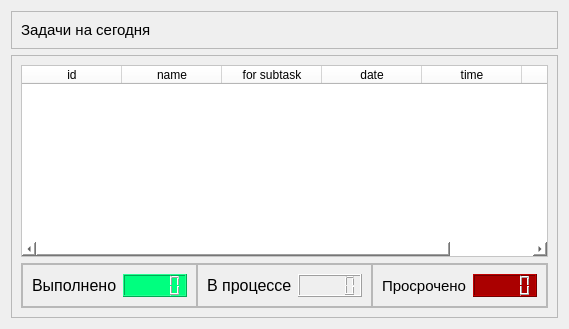
            <widget class="QWidget" name="progress_page">
             <layout class="QVBoxLayout" name="verticalLayout_12">
              <item alignment="Qt::AlignTop">
               <widget class="QFrame" name="frame_22">
                <property name="frameShape">
                 <enum>QFrame::StyledPanel</enum>
                </property>
                <property name="frameShadow">
                 <enum>QFrame::Raised</enum>
                </property>
                <layout class="QHBoxLayout" name="horizontalLayout_19">
                 <item>
                  <widget class="QLabel" name="label_9">
                   <property name="font">
                    <font>
                     <pointsize>11</pointsize>
                    </font>
                   </property>
                   <property name="text">
                    <string>Задачи на сегодня</string>
                   </property>
                   <property name="textFormat">
                    <enum>Qt::PlainText</enum>
                   </property>
                  </widget>
                 </item>
                </layout>
               </widget>
              </item>
              <item>
               <widget class="QFrame" name="frame_23">
                <property name="frameShape">
                 <enum>QFrame::StyledPanel</enum>
                </property>
                <property name="frameShadow">
                 <enum>QFrame::Raised</enum>
                </property>
                <layout class="QVBoxLayout" name="verticalLayout_13">
                 <item>
                  <widget class="QTableWidget" name="table_task_deal">
                   <property name="styleSheet">
                    <string notr="true">background-color: rgb(255, 255, 255);</string>
                   </property>
                   <column>
                    <property name="text">
                     <string>id</string>
                    </property>
                   </column>
                   <column>
                    <property name="text">
                     <string>name</string>
                    </property>
                   </column>
                   <column>
                    <property name="text">
                     <string>for subtask</string>
                    </property>
                   </column>
                   <column>
                    <property name="text">
                     <string>date</string>
                    </property>
                   </column>
                   <column>
                    <property name="text">
                     <string>time</string>
                    </property>
                   </column>
                   <column>
                    <property name="text">
                     <string>done</string>
                    </property>
                   </column>
                  </widget>
                 </item>
                 <item>
                  <widget class="QFrame" name="frame_24">
                   <property name="frameShape">
                    <enum>QFrame::StyledPanel</enum>
                   </property>
                   <property name="frameShadow">
                    <enum>QFrame::Raised</enum>
                   </property>
                   <layout class="QHBoxLayout" name="horizontalLayout_20">
                    <property name="spacing">
                     <number>0</number>
                    </property>
                    <property name="leftMargin">
                     <number>0</number>
                    </property>
                    <property name="topMargin">
                     <number>0</number>
                    </property>
                    <property name="rightMargin">
                     <number>0</number>
                    </property>
                    <property name="bottomMargin">
                     <number>0</number>
                    </property>
                    <item alignment="Qt::AlignLeft">
                     <widget class="QFrame" name="frame_25">
                      <property name="frameShape">
                       <enum>QFrame::StyledPanel</enum>
                      </property>
                      <property name="frameShadow">
                       <enum>QFrame::Raised</enum>
                      </property>
                      <layout class="QHBoxLayout" name="horizontalLayout_21">
                       <item>
                        <widget class="QLabel" name="text_complet_2">
                         <property name="font">
                          <font>
                           <pointsize>12</pointsize>
                          </font>
                         </property>
                         <property name="text">
                          <string>Выполнено</string>
                         </property>
                        </widget>
                       </item>
                       <item>
                        <widget class="QLCDNumber" name="lcd_task_complet">
                         <property name="maximumSize">
                          <size>
                           <width>100</width>
                           <height>100</height>
                          </size>
                         </property>
                         <property name="styleSheet">
                          <string notr="true">background-color: rgb(0, 255, 127);</string>
                         </property>
                        </widget>
                       </item>
                      </layout>
                     </widget>
                    </item>
                    <item>
                     <widget class="QFrame" name="frame_26">
                      <property name="frameShape">
                       <enum>QFrame::StyledPanel</enum>
                      </property>
                      <property name="frameShadow">
                       <enum>QFrame::Raised</enum>
                      </property>
                      <layout class="QHBoxLayout" name="horizontalLayout_22">
                       <item>
                        <widget class="QLabel" name="text_proces_2">
                         <property name="font">
                          <font>
                           <pointsize>12</pointsize>
                          </font>
                         </property>
                         <property name="styleSheet">
                          <string notr="true"/>
                         </property>
                         <property name="text">
                          <string>В процессе</string>
                         </property>
                        </widget>
                       </item>
                       <item>
                        <widget class="QLCDNumber" name="lcd_task_now">
                         <property name="maximumSize">
                          <size>
                           <width>100</width>
                           <height>16777215</height>
                          </size>
                         </property>
                        </widget>
                       </item>
                      </layout>
                     </widget>
                    </item>
                    <item alignment="Qt::AlignRight">
                     <widget class="QFrame" name="frame_27">
                      <property name="frameShape">
                       <enum>QFrame::StyledPanel</enum>
                      </property>
                      <property name="frameShadow">
                       <enum>QFrame::Raised</enum>
                      </property>
                      <layout class="QHBoxLayout" name="horizontalLayout_23">
                       <item>
                        <widget class="QLabel" name="text_not_complet_2">
                         <property name="font">
                          <font>
                           <pointsize>11</pointsize>
                          </font>
                         </property>
                         <property name="text">
                          <string>Просрочено</string>
                         </property>
                        </widget>
                       </item>
                       <item>
                        <widget class="QLCDNumber" name="lcd_task_notcomplet">
                         <property name="styleSheet">
                          <string notr="true">background-color: rgb(170, 0, 0);</string>
                         </property>
                        </widget>
                       </item>
                      </layout>
                     </widget>
                    </item>
                   </layout>
                  </widget>
                 </item>
                </layout>
               </widget>
              </item>
             </layout>
            </widget>
